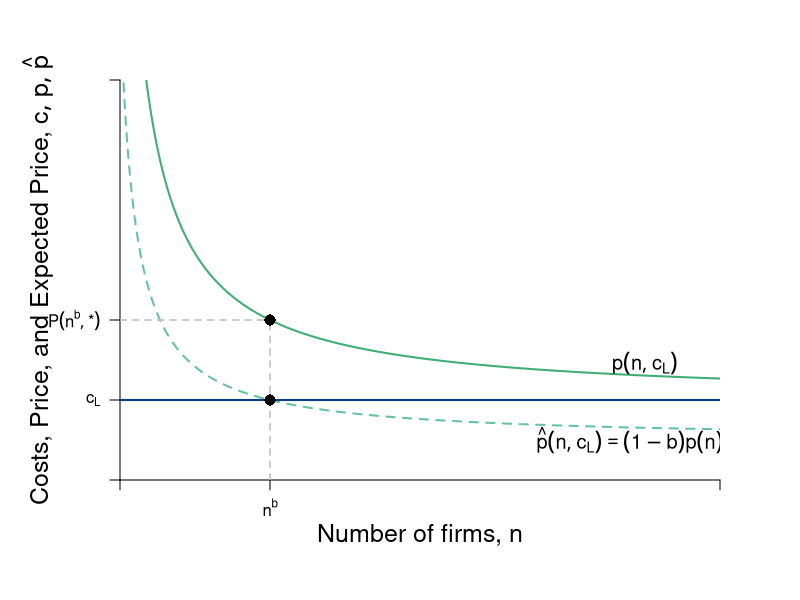

Write R code to recreate this figure.
# TO DO
# Troubleshoot points not showing up ---> Have infinite value nested
# Troubleshoot points label ---> equal infinity
# For labeling, reference LRn_Dec_BTE.R

require(shape)
pdf(file = "competitionmarkets/LRn_Dec_Costs_L.pdf", width = 9, height = 7)

#Set parameters for graphics
axislabelsize <- 1.5
labelsize <- 1.2
graphlinewidth <- 2
segmentlinewidth <- 1.5

COL <- c("#7fc97f", "#beaed4", "#fdc086", "#ffff99", "#386cb0", "#f0027f", "#bf5b17", "#666666")
COLA <- c("#e0f3db", "#99d8c9","#66c2a4","#41ae76", "#238b45", "#005824")
COLB <- c("#c6dbef", "#4eb3d3", "#2b8cbe", "#0868ac","#084081")
COLC <- c("#fcfbfd", "#efedf5", "#dadaeb", "#bcbddc", "#9e9ac8", "#807dba", "#6a51a3", "#54278f", "#3f007d")

par(mar =  c(6, 6, 4, 4))

# Levels for the barriers to entry specified here
barriers <- c(0.2, 0.5, 0.71)
# Cost Levels
costs <- c(5, 10)

# ----
# Functions
Profit <- function(n, pbar = 60, c = costs[2], beta = 0.5) {
  (pbar - c)^2 / (((n + 1)^2)*beta)
}

totaln <- function(pi, pbar = 60, c = costs[2], beta = 0.5){
  (pbar - c)/(sqrt(pi*beta)) - 1
}

cournotPrice <- function(n, pbar = 60, c = costs[2]) {
  c + (1/(n+1))*(pbar - c)
}

# Barriers to entry
bte <- function(n, b = 0) {
  cournotPrice(n)*(1-b)
}

# Hack function that gets around nested function scope error 
bte_unnested <- function(n, pbar = 60, c, b = 0){
  (c + (1/(n+1))*(pbar - c))*(1 - b)
}

nstar <- function(b, pbar = 60, c = costs[2]){
  (pbar*(1 - b) - c) / (b*c)
}

# ---- 
xlims <- c(0, 40) 
ylims <- c(0, 25)

plot(0, 0, xlim = xlims, ylim = ylims, type = "n",
     xlab = expression(paste("")),
     ylab = expression(paste("")), 
     xaxt = "n", 
     yaxt = "n", 
     cex.lab = axislabelsize, 
     bty = "n",
     xaxs="i", 
     yaxs="i")

ticksy <- c(0, 
            costs[1], 
            bte(n = nstar(b = barriers[2]), b = barriers[2]), 
            NA, # costs[2],
            ylims[2]
            )
# Asteriks need to be fixed
ylabels <- c(NA, 
             expression(paste(c[L])), 
             expression(paste(P(n**b, "*"))), 
             NA, 
             NA
             ) 

ticksx <- c(0, 
            NA,#nstar(b = barriers[2]), 
            nstar(b = barriers[2], c = costs[1]), 
            NA, # = Inf 
            nstar(b = barriers[1], c = costs[1]), # = Inf
            xlims[2]
            )

xlabels <- c(NA, 
             NA, 
             expression(paste(n**b)),
             NA,
             NA,
             NA
             )

axis(1, at = ticksx, pos = 0, labels = xlabels)
axis(2, at = ticksy, pos = 0, labels = ylabels, las = 1)

npts <- 500 
xx1 <- seq(xlims[1], xlims[2], length.out = npts)
# ----

# BTE --- Cost 1, Barrier = 0
lines(xx1, bte_unnested(n = xx1, c = costs[1], b = 0), col = COLA[4], lty = 1, lwd = graphlinewidth) 

# BTE --- Cost 1, Barrier[2]
lines(xx1, bte_unnested(n = xx1, c = costs[1], b = barriers[2]), col = COLA[3], lty = 2, lwd = graphlinewidth) 

# ----

#Label axes
mtext(expression(paste("Number of firms, ", n)), side=1, line = 2.5, cex = axislabelsize)
text(-5.5, 0.5*ylims[2], expression(paste("Costs, Price, and Expected Price, ", list(c, p, hat(p)) )), xpd = TRUE, cex = axislabelsize, srt = 90) 


# Label Expressions
# ---- 
# C[L] b = 0, p(n)
text(35, 7.3, expression(paste(p(n, c[L]))), cex = labelsize)
# C[L] b \neq 0, \hat{p(n)}
text(34, 2.5, expression(paste(hat(p)(n, c[L]) == (1-b)*p(n) )), cex = labelsize)
# ---- 


# C_L
segments(0, costs[1], xlims[2], costs[1], # Cut x_1 segment so it didn't overlap eq. 
         lty = 1, col = COLB[5] , lwd = graphlinewidth
)

segments(nstar(b = barriers[2], c = costs[1]), 0, nstar(b = barriers[2], c = costs[1]), bte(n = nstar(b = barriers[2]), b = barriers[2]),
         lty = 2, col = "gray", lwd = segmentlinewidth
)

segments(0, bte(n = nstar(b = barriers[2]), b = barriers[2]), nstar(b = barriers[2], c = costs[1]), bte(n = nstar(b = barriers[2]), b = barriers[2]),
         lty = 2, col = "grey", lwd = segmentlinewidth
)

# ---- 

# Label Points
# This should probably have a loop, but I haven't worked it out. 
points(nstar(b = barriers[2], c = costs[1]), bte(n = nstar(b = barriers[2]), b = barriers[2]),
       pch = 16, col = "black", cex = 1.5
)
points(nstar(b = barriers[2], c = costs[1]), bte_unnested(n = nstar(b = barriers[2], c = costs[1]), c = costs[1], b = barriers[2]), 
       pch = 16, col = "black", cex = 1.5
)


dev.off()
